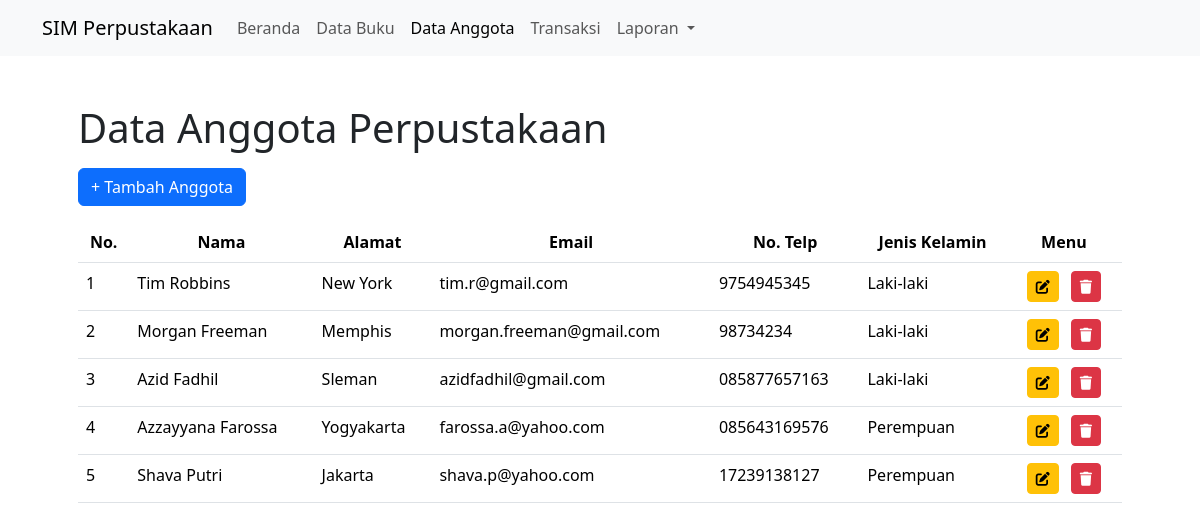
/views/data-anggota.php, run on the app's committed database.
### tables this page shows
CREATE TABLE IF NOT EXISTS `tb_anggota` (
  `id` int NOT NULL AUTO_INCREMENT,
  `nama_anggota` varchar(50) NOT NULL DEFAULT '0',
  `alamat` varchar(200) NOT NULL DEFAULT '0',
  `email` varchar(65) NOT NULL DEFAULT '0',
  `no_telp` varchar(20) NOT NULL DEFAULT '0',
  `jenis_kelamin` enum('L','P') DEFAULT NULL,
  PRIMARY KEY (`id`)
);

### views/data-anggota.php (the view, shortened to what this page needs)
<?php
  require_once('../backend/connect.php');
  include '../layouts/header.php';
  include '../layouts/navbar.php';
?>
<div class="container my-5 px-5">
  <h1>Data Anggota Perpustakaan</h1>
  <div class="my-3">
    <button type="button" class="btn btn-primary" data-bs-toggle="modal" data-bs-target="#tambahAnggota">
      + Tambah Anggota
    </button>
  </div>
  <div class="table-responsive">
    <table class="table table-hover">
      <thead>
        <tr class="text-center">
          <th>No.</th>
          <th>Nama</th>
          <th>Alamat</th>
          <th>Email</th>
          <th>No. Telp</th>
          <th>Jenis Kelamin</th>
          <th>Menu</th>
        </tr>
      </thead>
      <tbody>
        <?php
        $sql = "SELECT * FROM tb_anggota";
        $anggota = mysqli_query($conn, $sql);
        $no = 1;
        foreach ($anggota as $a) { ?>
        <tr>
          <td><?= $no ?></td>
          <td><?= $a['nama_anggota'] ?></td>
          <td><?= $a['alamat'] ?></td>
          <td><?= $a['email'] ?></td>
          <td><?= $a['no_telp'] ?></td>
          <td><?php if($a['jenis_kelamin'] == 'L') { echo "Laki-laki"; } else { echo "Perempuan"; } ?></td>
          <td class="text-center">
            <a href="../views/edit-anggota.php?id=<?= $a['id'] ?>" class="btn btn-sm btn-warning mx-1" title="Edit Data">
              <i class="fa-solid fa-pen-to-square"></i>
            </a>
            <a onclick="return confirm('Apakah Anda yakin ingin menghapus data yang dipilih?')" href="../backend/action-delete-anggota.php?id=<?= $a['id'] ?>" class="btn btn-sm btn-danger mx-1" title="Hapus Data">
              <i class="fa-solid fa-trash"></i>
            </a>
          </td>
        </tr>
        <?php $no++; } ?>
      </tbody>
    </table>
  </div>
  <div class="toast-container position-fixed top-0 end-0 p-3">
  </div>
  <div class="toast-container position-fixed top-0 end-0 p-3">
  </div>
  <div class="toast-container position-fixed top-0 end-0 p-3">
  </div>
  <div class="toast-container position-fixed top-0 end-0 p-3">
  </div>
  <div class="toast-container position-fixed top-0 end-0 p-3">
  </div>
  <div class="toast-container position-fixed top-0 end-0 p-3">
  </div>
</div>
<?php include '../layouts/footer.php' ?>

### data on the page
tb_anggota: nama_anggota "Tim Robbins", alamat "New York", email "tim.r@gmail.com", no_telp "9754945345", jenis_kelamin "Laki-laki"
tb_anggota: nama_anggota "Morgan Freeman", alamat "Memphis", email "morgan.freeman@gmail.com", no_telp "98734234", jenis_kelamin "Laki-laki"
tb_anggota: nama_anggota "Azid Fadhil", alamat "Sleman", email "azidfadhil@gmail.com", no_telp "085877657163", jenis_kelamin "Laki-laki"
tb_anggota: nama_anggota "Azzayyana Farossa", alamat "Yogyakarta", email "farossa.a@yahoo.com", no_telp "085643169576", jenis_kelamin "Perempuan"
tb_anggota: nama_anggota "Shava Putri", alamat "Jakarta", email "shava.p@yahoo.com", no_telp "17239138127", jenis_kelamin "Perempuan"
